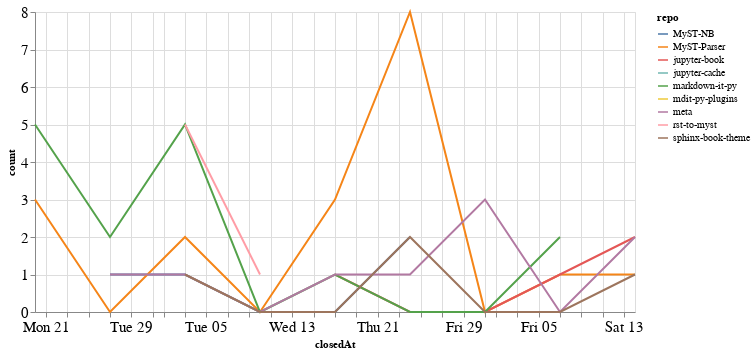

The cell this chart's notebook holds for it:
### Code cell
closed_by_time = closed_by.groupby('repo').resample('W', on='closedAt').count()['author'].reset_index()
closed_by_time = closed_by_time.rename(columns={'author': 'count'})

alt.Chart(closed_by_time, width=600).mark_line().encode(
    x='closedAt',
    y='count',
    color='repo',
    tooltip="repo"
)

### Figure 1 — Vega-Lite specification as saved in the notebook (floating-point values rounded to 4 significant figures)
{"config": {"axisLeft": {"labelFontSize": 15}, "axisBottom": {"labelFontSize": 15}}, "data": {"name": "data-eda0e55127e1b9a55fbb43426f00f8b1"}, "mark": "line", "encoding": {"color": {"type": "nominal", "field": "repo"}, "tooltip": {"type": "nominal", "field": "repo"}, "x": {"type": "temporal", "field": "closedAt"}, "y": {"type": "quantitative", "field": "count"}}, "width": 600, "$schema": "https://vega.github.io/schema/vega-lite/v4.8.1.json", "datasets": {"data-eda0e55127e1b9a55fbb43426f00f8b1": [{"repo": "MyST-NB", "closedAt": "2020-12-27T00:00:00", "count": 1}, {"repo": "MyST-NB", "closedAt": "2021-01-03T00:00:00", "count": 1}, {"repo": "MyST-NB", "closedAt": "2021-01-10T00:00:00", "count": 0}, {"repo": "MyST-NB", "closedAt": "2021-01-17T00:00:00", "count": 0}, {"repo": "MyST-NB", "closedAt": "2021-01-24T00:00:00", "count": 2}, {"repo": "MyST-Parser", "closedAt": "2020-12-20T00:00:00", "count": 3}, {"repo": "MyST-Parser", "closedAt": "2020-12-27T00:00:00", "count": 0}, {"repo": "MyST-Parser", "closedAt": "2021-01-03T00:00:00", "count": 2}, {"repo": "MyST-Parser", "closedAt": "2021-01-10T00:00:00", "count": 0}, {"repo": "MyST-Parser", "closedAt": "2021-01-17T00:00:00", "count": 3}, {"repo": "MyST-Parser", "closedAt": "2021-01-24T00:00:00", "count": 8}, {"repo": "MyST-Parser", "closedAt": "2021-01-31T00:00:00", "count": 0}, {"repo": "MyST-Parser", "closedAt": "2021-02-07T00:00:00", "count": 1}, {"repo": "MyST-Parser", "closedAt": "2021-02-14T00:00:00", "count": 1}, {"repo": "jupyter-book", "closedAt": "2021-01-17T00:00:00", "count": 1}, {"repo": "jupyter-book", "closedAt": "2021-01-24T00:00:00", "count": 0}, {"repo": "jupyter-book", "closedAt": "2021-01-31T00:00:00", "count": 0}, {"repo": "jupyter-book", "closedAt": "2021-02-07T00:00:00", "count": 1}, {"repo": "jupyter-book", "closedAt": "2021-02-14T00:00:00", "count": 2}, {"repo": "jupyter-cache", "closedAt": "2021-01-17T00:00:00", "count": 2}, {"repo": "markdown-it-py", "closedAt": "2020-12-20T00:00:00", "count": 5}, {"repo": "markdown-it-py", "closedAt": "2020-12-27T00:00:00", "count": 2}, {"repo": "markdown-it-py", "closedAt": "2021-01-03T00:00:00", "count": 5}, {"repo": "markdown-it-py", "closedAt": "2021-01-10T00:00:00", "count": 0}, {"repo": "markdown-it-py", "closedAt": "2021-01-17T00:00:00", "count": 1}, {"repo": "markdown-it-py", "closedAt": "2021-01-24T00:00:00", "count": 0}, {"repo": "markdown-it-py", "closedAt": "2021-01-31T00:00:00", "count": 0}, {"repo": "markdown-it-py", "closedAt": "2021-02-07T00:00:00", "count": 2}, {"repo": "mdit-py-plugins", "closedAt": "2021-02-07T00:00:00", "count": 2}, {"repo": "meta", "closedAt": "2020-12-27T00:00:00", "count": 1}, {"repo": "meta", "closedAt": "2021-01-03T00:00:00", "count": 1}, {"repo": "meta", "closedAt": "2021-01-10T00:00:00", "count": 0}, {"repo": "meta", "closedAt": "2021-01-17T00:00:00", "count": 1}, {"repo": "meta", "closedAt": "2021-01-24T00:00:00", "count": 1}, {"repo": "meta", "closedAt": "2021-01-31T00:00:00", "count": 3}, {"repo": "meta", "closedAt": "2021-02-07T00:00:00", "count": 0}, {"repo": "meta", "closedAt": "2021-02-14T00:00:00", "count": 2}, {"repo": "rst-to-myst", "closedAt": "2021-01-03T00:00:00", "count": 5}, {"repo": "rst-to-myst", "closedAt": "2021-01-10T00:00:00", "count": 1}, {"repo": "sphinx-book-theme", "closedAt": "2021-01-03T00:00:00", "count": 1}, {"repo": "sphinx-book-theme", "closedAt": "2021-01-10T00:00:00", "count": 0}, {"repo": "sphinx-book-theme", "closedAt": "2021-01-17T00:00:00", "count": 0}, {"repo": "sphinx-book-theme", "closedAt": "2021-01-24T00:00:00", "count": 2}, {"repo": "sphinx-book-theme", "closedAt": "2021-01-31T00:00:00", "count": 0}, {"repo": "sphinx-book-theme", "closedAt": "2021-02-07T00:00:00", "count": 0}, {"repo": "sphinx-book-theme", "closedAt": "2021-02-14T00:00:00", "count": 1}]}}
